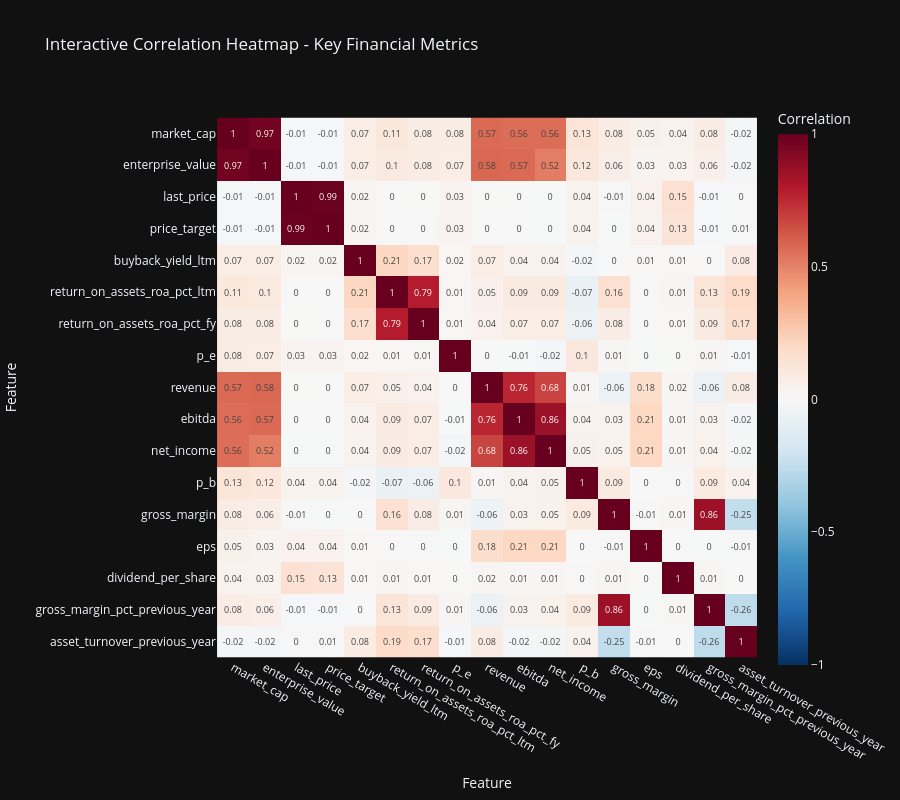
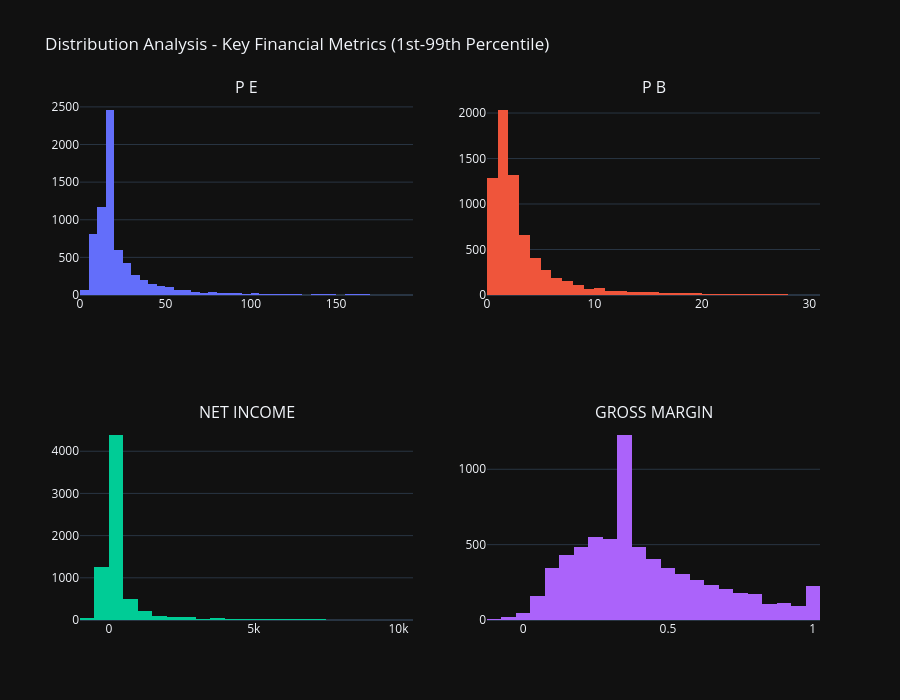
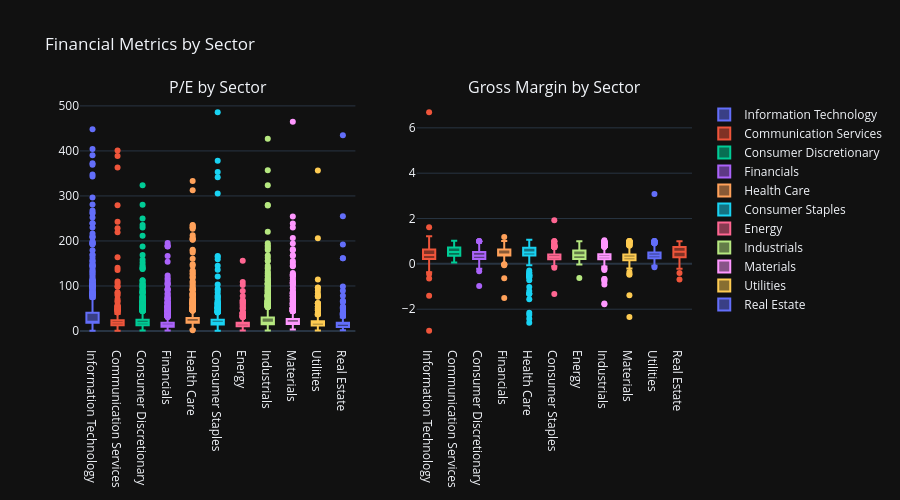
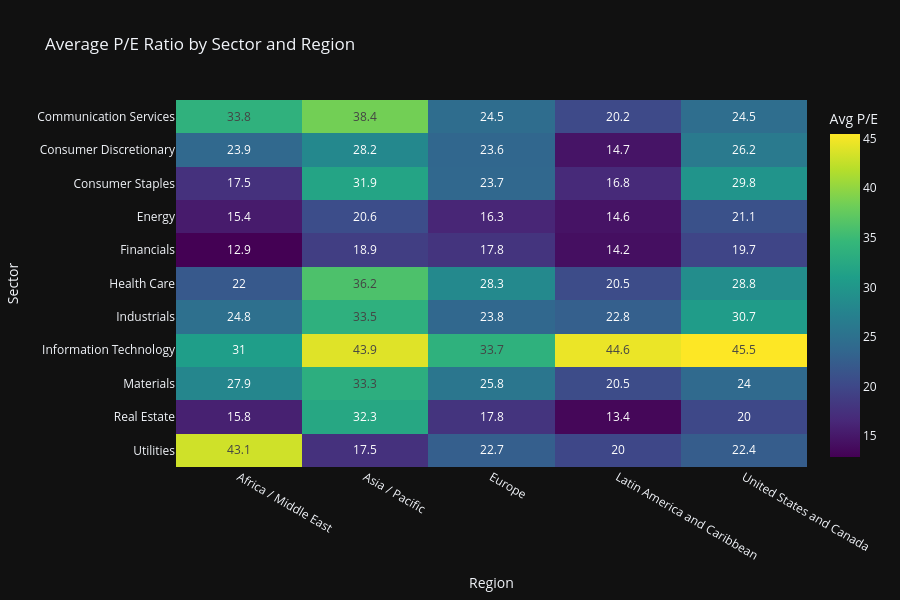

Notebook code for these charts, in order:
### Code cell
# 📊 Interactive EDA Visualizations with Plotly
print("\n📊 Creating Interactive EDA Visualizations...")

# 1. Interactive Correlation Heatmap
print("  Creating correlation heatmap...")
numeric_cols = all_stocks_scaled.select_dtypes(include=[np.number]).columns.tolist()
key_metrics = [col for col in numeric_cols if col in [
    'last_price', 'price_target', 'market_cap', 'enterprise_value', 'ebitda',
    'p_e', 'p_b', 'gross_margin', 'revenue', 'net_income', 'gross_margin_pct_previous_year', 'eps',
    'asset_turnover_previous_year', 'dividend_per_share', 'buyback_yield_ltm',
    'return_on_assets_roa_pct_ltm',
    'return_on_assets_roa_pct_fy',
    ]][:20]  # Top 20 key metrics

if len(key_metrics) > 1:
    corr_matrix = all_stocks_scaled[key_metrics].corr()

    fig_corr = px.imshow(
            corr_matrix,
            labels=dict(x="Feature", y="Feature", color="Correlation"),
            x=corr_matrix.columns,
            y=corr_matrix.columns,
            color_continuous_scale='RdBu_r',
            zmin=-1,
            zmax=1,
            title='Interactive Correlation Heatmap - Key Financial Metrics',
            height=800,
            width=900
            )
    fig_corr.update_layout(
            xaxis={'side': 'bottom'},
            yaxis={'autorange': 'reversed'}
            )
    fig_corr.update_traces(text=corr_matrix.values.round(2), texttemplate='%{text}')
    fig_corr.show()
    fig_corr.write_html(eda_output_dir / "correlation_heatmap_interactive.html")
    print(f"  ✓ Saved: {eda_output_dir / 'correlation_heatmap_interactive.html'}")

# 2. Distribution Analysis - Key Metrics (Interactive Histograms)
print("  Creating distribution plots...")
distribution_metrics = [m for m in ['p_e', 'p_b', 'net_income', 'gross_margin'] if m in all_stocks_scaled.columns][:4]

if distribution_metrics:
    fig_dist = make_subplots(
            rows=2, cols=2,
            subplot_titles=[m.upper().replace('_', ' ') for m in distribution_metrics]
            )

    for idx, metric in enumerate(distribution_metrics):
        row = idx // 2 + 1
        col = idx % 2 + 1

        # Filter out extreme outliers for better visualization
        data = all_stocks_scaled[metric].dropna()
        q1, q99 = data.quantile([0.01, 0.99])
        filtered_data = data[(data >= q1) & (data <= q99)]

        fig_dist.add_trace(
                go.Histogram(x=filtered_data, name=metric, nbinsx=50, showlegend=False),
                row=row, col=col
                )

    fig_dist.update_layout(
            title_text="Distribution Analysis - Key Financial Metrics (1st-99th Percentile)",
            height=700,
            showlegend=False
            )
    fig_dist.show()
    fig_dist.write_html(eda_output_dir / "distributions_interactive.html")
    print(f"  ✓ Saved: {eda_output_dir / 'distributions_interactive.html'}")

# 3. Sector Comparison - Interactive Box Plots
print("  Creating sector comparison plots...")
if 'sector' in all_stocks_scaled.columns and 'p_e' in all_stocks_scaled.columns:
    # Define desired metrics and check which are available
    desired_metrics = ['p_e', 'gross_margin']
    available_metrics = [col for col in desired_metrics if col in all_stocks_scaled.columns]

    if len(available_metrics) == 0:
        print("  Warning: No metrics available for sector comparison. Skipping sector plots.")
    else:
        # Use only available columns
        cols_to_select = ['sector'] + available_metrics
        sector_data = all_stocks_scaled[cols_to_select].dropna()

        if sector_data.empty:
            print("  Warning: No data available after filtering. Skipping sector plots.")
        else:
            # Create subplots based on available metrics
            n_metrics = len(available_metrics)
            metric_titles = {
                'p_e': 'P/E by Sector',
                'gross_margin': 'Gross Margin by Sector'
                }

            subplot_titles = [metric_titles.get(m, f'{m} by Sector') for m in available_metrics]

            fig_sector = make_subplots(
                    rows=1, cols=n_metrics,
                    subplot_titles=subplot_titles
                    )

            for idx, metric in enumerate(available_metrics, start=1):
                for sector in sector_data['sector'].unique():
                    sector_subset = sector_data[sector_data['sector'] == sector]
                    fig_sector.add_trace(
                            go.Box(
                                    y=sector_subset[metric],
                                    name=sector,
                                    showlegend=(idx == 1)  # Show legend only for first subplot
                                    ),
                            row=1, col=idx
                            )

            fig_sector.update_layout(
                    height=500,
                    title_text="Financial Metrics by Sector",
                    showlegend=True
                    )
            fig_sector.show()
            print(f"  Sector comparison plots created with {n_metrics} metric(s).")

# 4. Region vs Sector Heatmap - Average P/E Ratio
print("  Creating region-sector heatmap...")
if all(col in all_stocks_scaled.columns for col in ['sector', 'region', 'p_e']):
    pivot_data = all_stocks_scaled.pivot_table(
            values='p_e',
            index='sector',
            columns='region',
            aggfunc='mean'
            )

    fig_region_sector = px.imshow(
            pivot_data,
            labels=dict(x="Region", y="Sector", color="Avg P/E"),
            title='Average P/E Ratio by Sector and Region',
            color_continuous_scale='Viridis',
            aspect='auto',
            height=600
            )
    fig_region_sector.update_traces(text=pivot_data.values.round(1), texttemplate='%{text}')
    fig_region_sector.show()
    fig_region_sector.write_html(eda_output_dir / "region_sector_heatmap.html")
    print(f"  ✓ Saved: {eda_output_dir / 'region_sector_heatmap.html'}")

# 5. 3D Scatter Plot - Market Cap vs P/E vs Gross Margin
print("  Creating 3D scatter plot...")
if all(col in all_stocks_scaled.columns for col in ['market_cap', 'p_e', 'gross_margin', 'sector']):
    scatter_data = all_stocks_scaled[['market_cap', 'p_e', 'gross_margin', 'sector']].dropna()
    # Filter for reasonable values
    scatter_data = scatter_data[
        (scatter_data['p_e'] > 0) & (scatter_data['p_e'] < 100) &
        (scatter_data['gross_margin'] > -0.05) & (scatter_data['gross_margin'] < 0.15)
        ]

    fig_3d = px.scatter_3d(
            scatter_data.sample(min(1000, len(scatter_data)), random_state=42),
            x='market_cap',
            y='p_e',
            z='gross_margin',
            color='sector',
            title='3D Valuation Analysis: Market Cap vs P/E vs Gross Margin',
            labels={'market_cap': 'Market Cap', 'p_e': 'P/E Ratio', 'gross_margin': 'Gross Margin'},
            height=700
            )
    fig_3d.show()
    fig_3d.write_html(eda_output_dir / "valuation_3d_scatter.html")
    print(f"  ✓ Saved: {eda_output_dir / 'valuation_3d_scatter.html'}")

print(f"\n✅ Section 3 Interactive EDA Visualizations Complete")
print(f"   All interactive charts saved to: {eda_output_dir}")

### Figure 1 — Plotly figure (JSON) as saved in the notebook; plotly's stock layout.template omitted (floating-point values rounded to 4 significant figures; data arrays with more than 128 entries replaced by an {"elided": "..."} marker saying what was removed)
{"data": [{"coloraxis": "coloraxis", "name": "0", "x": ["market_cap", "enterprise_value", "last_price", "price_target", "buyback_yield_ltm", "return_on_assets_roa_pct_ltm", "return_on_assets_roa_pct_fy", "p_e", "revenue", "ebitda", "net_income", "p_b", "gross_margin", "eps", "dividend_per_share", "gross_margin_pct_previous_year", "asset_turnover_previous_year"], "y": ["market_cap", "enterprise_value", "last_price", "price_target", "buyback_yield_ltm", "return_on_assets_roa_pct_ltm", "return_on_assets_roa_pct_fy", "p_e", "revenue", "ebitda", "net_income", "p_b", "gross_margin", "eps", "dividend_per_share", "gross_margin_pct_previous_year", "asset_turnover_previous_year"], "z": {"elided": "17x17 float values"}, "type": "heatmap", "xaxis": "x", "yaxis": "y", "hovertemplate": "Feature: %{x}<br>Feature: %{y}<br>Correlation: %{z}<extra></extra>", "text": {"elided": "17x17 float values"}, "texttemplate": "%{text}"}], "layout": {"xaxis": {"anchor": "y", "domain": [0.0, 1.0], "scaleanchor": "y", "constrain": "domain", "title": {"text": "Feature"}, "side": "bottom"}, "yaxis": {"anchor": "x", "domain": [0.0, 1.0], "autorange": "reversed", "constrain": "domain", "title": {"text": "Feature"}}, "coloraxis": {"colorbar": {"title": {"text": "Correlation"}}, "colorscale": [[0.0, "rgb(5,48,97)"], [0.1, "rgb(33,102,172)"], [0.2, "rgb(67,147,195)"], [0.3, "rgb(146,197,222)"], [0.4, "rgb(209,229,240)"], [0.5, "rgb(247,247,247)"], [0.6, "rgb(253,219,199)"], [0.7, "rgb(244,165,130)"], [0.8, "rgb(214,96,77)"], [0.9, "rgb(178,24,43)"], [1.0, "rgb(103,0,31)"]], "cmin": -1, "cmax": 1}, "title": {"text": "Interactive Correlation Heatmap - Key Financial Metrics"}, "height": 800, "width": 900}}

### Figure 2 — Plotly figure (JSON) as saved in the notebook; plotly's stock layout.template omitted (floating-point values rounded to 4 significant figures; data arrays with more than 128 entries replaced by an {"elided": "..."} marker saying what was removed)
{"data": [{"name": "p_e", "nbinsx": 50, "showlegend": false, "x": {"elided": "6893 float values"}, "type": "histogram", "xaxis": "x", "yaxis": "y"}, {"name": "p_b", "nbinsx": 50, "showlegend": false, "x": {"elided": "6920 float values"}, "type": "histogram", "xaxis": "x2", "yaxis": "y2"}, {"name": "net_income", "nbinsx": 50, "showlegend": false, "x": {"elided": "6887 float values"}, "type": "histogram", "xaxis": "x3", "yaxis": "y3"}, {"name": "gross_margin", "nbinsx": 50, "showlegend": false, "x": {"elided": "6942 float values"}, "type": "histogram", "xaxis": "x4", "yaxis": "y4"}], "layout": {"xaxis": {"anchor": "y", "domain": [0.0, 0.45]}, "yaxis": {"anchor": "x", "domain": [0.625, 1.0]}, "xaxis2": {"anchor": "y2", "domain": [0.55, 1.0]}, "yaxis2": {"anchor": "x2", "domain": [0.625, 1.0]}, "xaxis3": {"anchor": "y3", "domain": [0.0, 0.45]}, "yaxis3": {"anchor": "x3", "domain": [0.0, 0.375]}, "xaxis4": {"anchor": "y4", "domain": [0.55, 1.0]}, "yaxis4": {"anchor": "x4", "domain": [0.0, 0.375]}, "annotations": [{"font": {"size": 16}, "showarrow": false, "text": "P E", "x": 0.225, "xanchor": "center", "xref": "paper", "y": 1.0, "yanchor": "bottom", "yref": "paper"}, {"font": {"size": 16}, "showarrow": false, "text": "P B", "x": 0.775, "xanchor": "center", "xref": "paper", "y": 1.0, "yanchor": "bottom", "yref": "paper"}, {"font": {"size": 16}, "showarrow": false, "text": "NET INCOME", "x": 0.225, "xanchor": "center", "xref": "paper", "y": 0.375, "yanchor": "bottom", "yref": "paper"}, {"font": {"size": 16}, "showarrow": false, "text": "GROSS MARGIN", "x": 0.775, "xanchor": "center", "xref": "paper", "y": 0.375, "yanchor": "bottom", "yref": "paper"}], "title": {"text": "Distribution Analysis - Key Financial Metrics (1st-99th Percentile)"}, "height": 700, "showlegend": false}}

### Figure 3 — Plotly figure (JSON) as saved in the notebook; plotly's stock layout.template omitted (floating-point values rounded to 4 significant figures; data arrays with more than 128 entries replaced by an {"elided": "..."} marker saying what was removed)
{"data": [{"name": "Information Technology", "showlegend": true, "y": {"elided": "785 float values"}, "type": "box", "xaxis": "x", "yaxis": "y"}, {"name": "Communication Services", "showlegend": true, "y": {"elided": "306 float values"}, "type": "box", "xaxis": "x", "yaxis": "y"}, {"name": "Consumer Discretionary", "showlegend": true, "y": {"elided": "846 float values"}, "type": "box", "xaxis": "x", "yaxis": "y"}, {"name": "Financials", "showlegend": true, "y": {"elided": "1052 float values"}, "type": "box", "xaxis": "x", "yaxis": "y"}, {"name": "Health Care", "showlegend": true, "y": {"elided": "758 float values"}, "type": "box", "xaxis": "x", "yaxis": "y"}, {"name": "Consumer Staples", "showlegend": true, "y": {"elided": "554 float values"}, "type": "box", "xaxis": "x", "yaxis": "y"}, {"name": "Energy", "showlegend": true, "y": {"elided": "309 float values"}, "type": "box", "xaxis": "x", "yaxis": "y"}, {"name": "Industrials", "showlegend": true, "y": {"elided": "1237 float values"}, "type": "box", "xaxis": "x", "yaxis": "y"}, {"name": "Materials", "showlegend": true, "y": {"elided": "696 float values"}, "type": "box", "xaxis": "x", "yaxis": "y"}, {"name": "Utilities", "showlegend": true, "y": {"elided": "240 float values"}, "type": "box", "xaxis": "x", "yaxis": "y"}, {"name": "Real Estate", "showlegend": true, "y": {"elided": "246 float values"}, "type": "box", "xaxis": "x", "yaxis": "y"}, {"name": "Information Technology", "showlegend": false, "y": {"elided": "785 float values"}, "type": "box", "xaxis": "x2", "yaxis": "y2"}, {"name": "Communication Services", "showlegend": false, "y": {"elided": "306 float values"}, "type": "box", "xaxis": "x2", "yaxis": "y2"}, {"name": "Consumer Discretionary", "showlegend": false, "y": {"elided": "846 float values"}, "type": "box", "xaxis": "x2", "yaxis": "y2"}, {"name": "Financials", "showlegend": false, "y": {"elided": "1052 float values"}, "type": "box", "xaxis": "x2", "yaxis": "y2"}, {"name": "Health Care", "showlegend": false, "y": {"elided": "758 float values"}, "type": "box", "xaxis": "x2", "yaxis": "y2"}, {"name": "Consumer Staples", "showlegend": false, "y": {"elided": "554 float values"}, "type": "box", "xaxis": "x2", "yaxis": "y2"}, {"name": "Energy", "showlegend": false, "y": {"elided": "309 float values"}, "type": "box", "xaxis": "x2", "yaxis": "y2"}, {"name": "Industrials", "showlegend": false, "y": {"elided": "1237 float values"}, "type": "box", "xaxis": "x2", "yaxis": "y2"}, {"name": "Materials", "showlegend": false, "y": {"elided": "696 float values"}, "type": "box", "xaxis": "x2", "yaxis": "y2"}, {"name": "Utilities", "showlegend": false, "y": {"elided": "240 float values"}, "type": "box", "xaxis": "x2", "yaxis": "y2"}, {"name": "Real Estate", "showlegend": false, "y": {"elided": "246 float values"}, "type": "box", "xaxis": "x2", "yaxis": "y2"}], "layout": {"xaxis": {"anchor": "y", "domain": [0.0, 0.45]}, "yaxis": {"anchor": "x", "domain": [0.0, 1.0]}, "xaxis2": {"anchor": "y2", "domain": [0.55, 1.0]}, "yaxis2": {"anchor": "x2", "domain": [0.0, 1.0]}, "annotations": [{"font": {"size": 16}, "showarrow": false, "text": "P/E by Sector", "x": 0.225, "xanchor": "center", "xref": "paper", "y": 1.0, "yanchor": "bottom", "yref": "paper"}, {"font": {"size": 16}, "showarrow": false, "text": "Gross Margin by Sector", "x": 0.775, "xanchor": "center", "xref": "paper", "y": 1.0, "yanchor": "bottom", "yref": "paper"}], "title": {"text": "Financial Metrics by Sector"}, "height": 500, "showlegend": true}}

### Figure 4 — Plotly figure (JSON) as saved in the notebook; plotly's stock layout.template omitted (floating-point values rounded to 4 significant figures)
{"data": [{"coloraxis": "coloraxis", "name": "0", "x": ["Africa / Middle East", "Asia / Pacific", "Europe", "Latin America and Caribbean", "United States and Canada"], "y": ["Communication Services", "Consumer Discretionary", "Consumer Staples", "Energy", "Financials", "Health Care", "Industrials", "Information Technology", "Materials", "Real Estate", "Utilities"], "z": [[33.78, 38.43, 24.49, 20.24, 24.54], [23.86, 28.16, 23.63, 14.69, 26.22], [17.54, 31.88, 23.72, 16.75, 29.76], [15.35, 20.59, 16.31, 14.62, 21.13], [12.91, 18.94, 17.82, 14.2, 19.67], [22.02, 36.16, 28.33, 20.5, 28.85], [24.84, 33.55, 23.83, 22.78, 30.69], [30.99, 43.94, 33.69, 44.55, 45.46], [27.94, 33.33, 25.75, 20.48, 24.01], [15.84, 32.26, 17.84, 13.42, 20.03], [43.14, 17.53, 22.68, 19.97, 22.43]], "type": "heatmap", "xaxis": "x", "yaxis": "y", "hovertemplate": "Region: %{x}<br>Sector: %{y}<br>Avg P/E: %{z}<extra></extra>", "text": [[33.8, 38.4, 24.5, 20.2, 24.5], [23.9, 28.2, 23.6, 14.7, 26.2], [17.5, 31.9, 23.7, 16.8, 29.8], [15.4, 20.6, 16.3, 14.6, 21.1], [12.9, 18.9, 17.8, 14.2, 19.7], [22.0, 36.2, 28.3, 20.5, 28.8], [24.8, 33.5, 23.8, 22.8, 30.7], [31.0, 43.9, 33.7, 44.6, 45.5], [27.9, 33.3, 25.8, 20.5, 24.0], [15.8, 32.3, 17.8, 13.4, 20.0], [43.1, 17.5, 22.7, 20.0, 22.4]], "texttemplate": "%{text}"}], "layout": {"xaxis": {"anchor": "y", "domain": [0.0, 1.0], "title": {"text": "Region"}}, "yaxis": {"anchor": "x", "domain": [0.0, 1.0], "autorange": "reversed", "title": {"text": "Sector"}}, "coloraxis": {"colorbar": {"title": {"text": "Avg P/E"}}, "colorscale": [[0.0, "#440154"], [0.1111, "#482878"], [0.2222, "#3e4989"], [0.3333, "#31688e"], [0.4444, "#26828e"], [0.5556, "#1f9e89"], [0.6667, "#35b779"], [0.7778, "#6ece58"], [0.8889, "#b5de2b"], [1.0, "#fde725"]]}, "title": {"text": "Average P/E Ratio by Sector and Region"}, "height": 600}}
